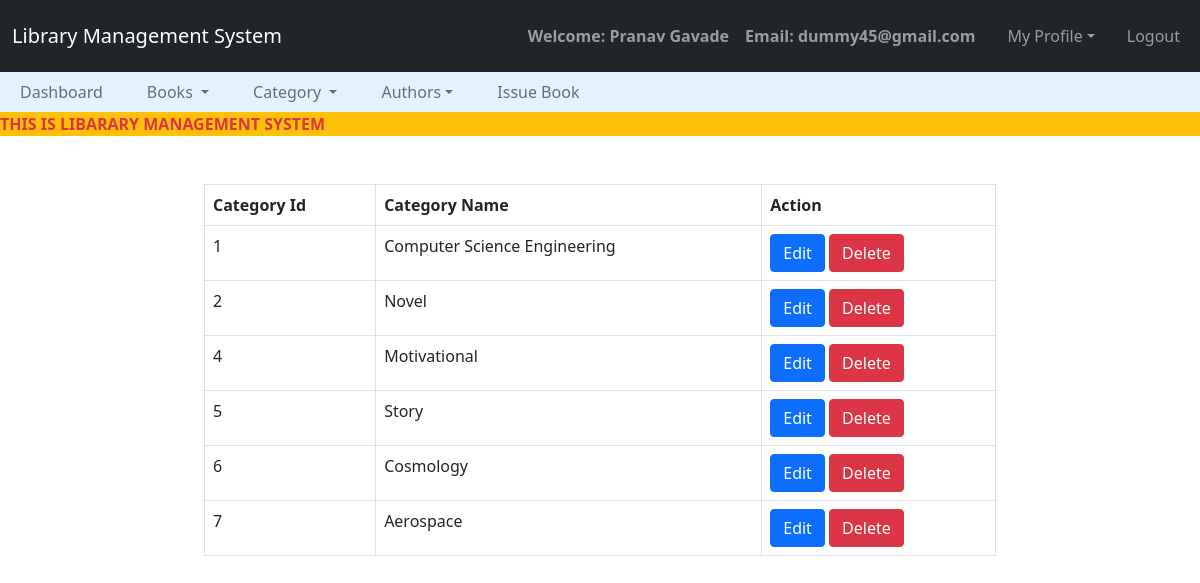
/admin/manage_cat.php (signed in), run on the app's committed database.
### tables this page shows
CREATE TABLE `category` (
  `cat_id` int(11) NOT NULL,
  `cat_name` varchar(100) NOT NULL
);

### admin/manage_cat.php (the view, shortened to what this page needs)
<!DOCTYPE html>
<html lang="en">
<head>
  <link rel="stylesheet" type="text/css" href="../bootstrap-5.0.2-dist/css/bootstrap.min.css">
</head>
<body>
  <nav class="navbar navbar-expand-lg  navbar-expand-sm  navbar-dark bg-dark ">
    <div class="container-fluid">
      <a class="navbar-brand" href="admin_dashboard.php">
        Library Management System
      </a>
      <div class=" collapse navbar-collapse" id="navbarNavDropdown">
        <ul class="navbar-nav ms-auto">
           <li class="nav-item">
             <a class="nav-link"><b>Welcome: <?php echo $_SESSION['name']; ?></b></a>
          </li>
          <li class="nav-item">
             <a class="nav-link"><b>Email: <?php echo $_SESSION['email']; ?></b></a>
          </li>
          <li class="nav-item dropdown">
            <a class="nav-link mx-3 dropdown-toggle" data-bs-toggle="dropdown" href="#">My Profile</a>
          </li>
          <li class="nav-item">
             <a class="nav-link" href="logout.php">Logout</a>
          </li>
      </div>
    </div>
  </nav>
  <nav class="navbar navbar-expand-lg navbar-light" style="background-color: #e3f2fd; padding-top: 0; padding-bottom: 0;">
		<div class="container-fluid">
		    <ul class="nav navbar-nav navbar-center">
		      <li class="nav-item" >
		        <a class="nav-link" href="admin_dashboard.php">Dashboard</a>
		      </li>
		      <li class="nav-item dropdown">
	        	<a class="nav-link dropdown-toggle" data-bs-toggle="dropdown" style="padding-left: 3vw;">Books </a>
		      </li>
		      <li class="nav-item dropdown">
	        	<a class="nav-link dropdown-toggle" data-bs-toggle="dropdown" style="padding-left: 3vw;">Category </a>
		      </li>
		      <li class="nav-item dropdown">
	        	<a class="nav-link dropdown-toggle" data-bs-toggle="dropdown" style="padding-left: 3vw;">Authors</a>
		      </li>
	          <li class="nav-item">
		        <a class="nav-link" href="issue_book.php" style="padding-left: 3vw;">Issue Book</a>
		        </li>
		    </ul>
		</div>
	</nav>
  <div class="bg-warning  text-danger">
    <span>
      <marquee style="font-weight: bolder">THIS IS LIBARARY MANAGEMENT SYSTEM</marquee>
    </span>
  </div>
  <br><br>
  <div class="row">
    <div class="col-lg-2 col-md-2"></div>
    <div class="col-lg-8 col-md-8">
         <table class="table table-bordered table-hover">
            <thead>
             <tr>
                <th>Category Id</th>
                <th>Category Name</th>
                <th>Action</th>
             </tr>
             </thead>
             <tbody>
                <?php
                    $connection = mysqli_connect("localhost", "root", "");
                    $query = "select * from category";
                    $query_run = mysqli_query($connection, $query);
                    while ($row = mysqli_fetch_assoc($query_run))
                    { ?><tr>
                            <td><?php echo $row['cat_id'];?></td>
                            <td><?php echo $row['cat_name'];?></td>
                            <td>
                            <button type="button" class="btn btn-primary">
                                <a href="edit_cat.php?cid=<?php echo $row['cat_id']?>"    style="text-decoration: none; color:white">
                                   Edit</a>
                                </button>
                                <button type="button" class="btn btn-danger">
                                <a href="delete_cat.php?cid=<?php echo $row['cat_id']?>"" style="text-decoration: none; color:white;" onclick="return confirm('Are you sure to delete this category?');">
                                   Delete</a>
                                </button>
                            </td>
                        </tr>
                    <?php }   ?>
              </tbody>
           </table>
    </div>
    <div class="col-lg-2 col-md-2"></div>
  </div>
</body>
</html>

### data on the page
category: cat_id "1", cat_name "Computer Science Engineering"
category: cat_id "2", cat_name "Novel"
category: cat_id "4", cat_name "Motivational"
category: cat_id "5", cat_name "Story"
category: cat_id "6", cat_name "Cosmology"
category: cat_id "7", cat_name "Aerospace"

### other printed values
$_SESSION['name'] "Pranav Gavade"
$_SESSION['email'] "dummy45@gmail.com"
